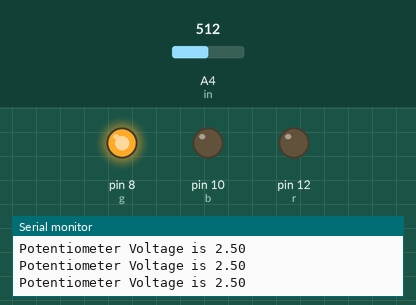
Bench run of a sketch on a simulated Arduino Uno, built with avr-gcc and run on an emulated ATmega328P. Shown: output pins drawn as LEDs (lit = HIGH), the last lines printed to the serial monitor. The inputs (shaded band) are chosen by the test bench; at power-on: A4 (in) = 512.

Above: at 1.2 s.
1.3 s: A4 (in) set to 607
4.3 s: A4 (in) set to 628
At 5.3 s:
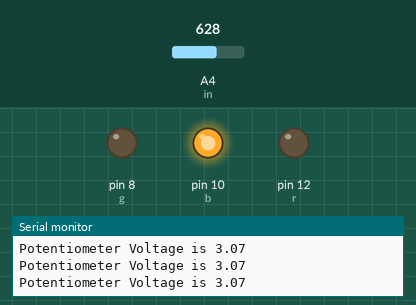
5.8 s: A4 (in) set to 807
7.3 s: A4 (in) set to 831
At 8.5 s:
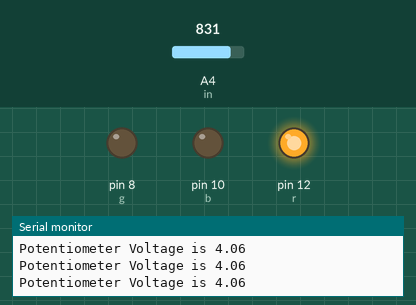
8.8 s: A4 (in) set to 716
At 9.3 s:
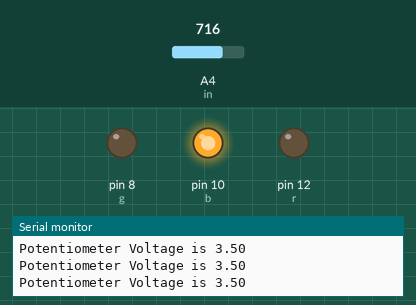
10.3 s: A4 (in) set to 900
At 11.0 s:
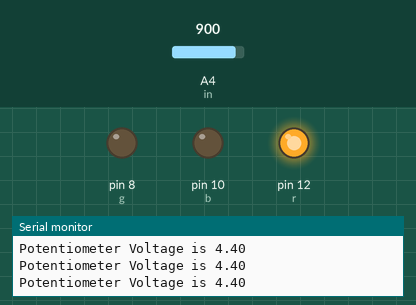
Timing chart, 0 to 13.3 s (numbered marks = the images above; inputs shaded):
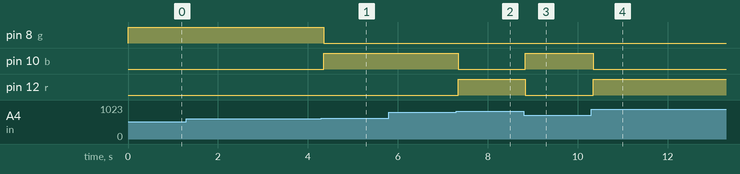

The sketch:

voltdetled.ino
```cpp
int in=A4;
float rv;
float V2;
float a=1;
int r=12;
int b=10;
int g=8;
float th1=3.00;
float th2=4.00;
float th3=5.00;
void setup() {
  Serial.begin(9600);
  pinMode(in,INPUT);
  pinMode(r,OUTPUT);
  pinMode(g,OUTPUT);
  pinMode(b,OUTPUT);
}

void loop() {
  rv=analogRead(in);
  V2=(5./1023.)*rv;
  Serial.print("Potentiometer Voltage is ");
  Serial.println(V2);

  if (V2<th1){
      digitalWrite(g,HIGH);
      digitalWrite(r,LOW);
      digitalWrite(b,LOW);
  }
  if (V2>th1 && V2<th2){
    digitalWrite(b,HIGH);
    digitalWrite(g,LOW);
    digitalWrite(r,LOW);
  }
  if (V2>th2 && V2<th3){
    digitalWrite(r,HIGH);
    digitalWrite(b,LOW);
    digitalWrite(g,LOW);
  }
  delay(a);
}
```

Measured:
- the behaviour switches between 613 and 614 on A4 (in) (found by bisection; images 0 and 1)
- the behaviour switches between 818 and 819 on A4 (in) (found by bisection; images 1 and 2)
- after the input at 4.3 s, pin 8 (g): HIGH → LOW after 0.05 s; pin 10 (b): LOW → HIGH after 0.05 s
- after the input at 7.3 s, pin 10 (b): HIGH → LOW after 0.05 s; pin 12 (r): LOW → HIGH after 0.05 s
- after the input at 8.8 s, pin 10 (b): LOW → HIGH at once; pin 12 (r): HIGH → LOW at once
- after the input at 10.3 s, pin 10 (b): HIGH → LOW after 0.05 s; pin 12 (r): LOW → HIGH after 0.05 s
